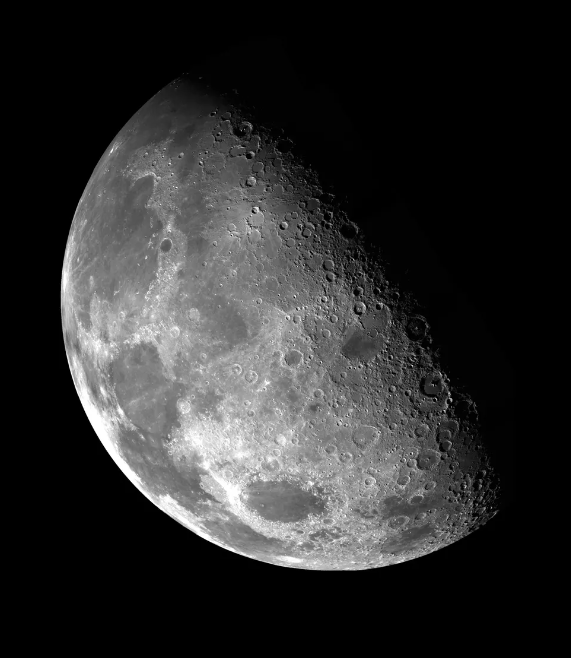
#> input picture uploads/moon.png, 571 x 658 px
$ python phat-trien-vung.py
#> lines starting #> are read from the running program, lines starting #| are printed output that depends on the picture; after the words box and inside, x2 and y2 are one past the last pixel; in counts of white or black regions, pixels touching at a corner belong together
import cv2
import numpy as np

def region_growing(image, seed):

#> called with seed = (100, 100)
    height, width = image.shape[:2]
#> height = 658; width = 571
    visited = np.zeros((height, width), dtype=np.uint8)
    threshold = 10  # Ngưỡng cho phép sự khác biệt của pixel

    # Lấy giá trị màu của điểm hạt giống
    seed_value = image[seed[1], seed[0]]
#> seed_value = 0

    # Khởi tạo hàng đợi
    queue = []
    queue.append(seed)

    # Phát triển vùng
    while len(queue) > 0:

        point = queue.pop(0)


        if visited[point[1], point[0]] == 1:
            continue

        if np.abs(int(image[point[1], point[0]]) - int(seed_value)) > threshold:
            continue

        visited[point[1], point[0]] = 1

        if point[0] > 0:
            queue.append((point[0] - 1, point[1]))
        if point[0] < width - 1:
            queue.append((point[0] + 1, point[1]))
        if point[1] > 0:
            queue.append((point[0], point[1] - 1))
        if point[1] < height - 1:
            queue.append((point[0], point[1] + 1))
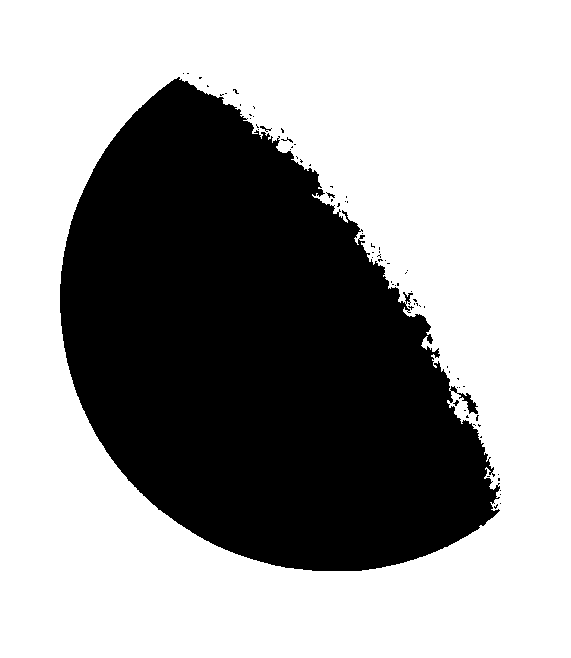
#> visited: shape (658, 571); values 0 (black) and 1 (white), 62.7% white; 74 black regions (70 under 20 px), largest, box (x1, y1, x2, y2) and area: (60, 77, 500, 571) 139940, (260, 126, 272, 132) 25, (326, 192, 335, 198) 22, (281, 137, 293, 143) 20
#> after the loop, queue = []

    # Trả về ảnh đã đánh dấu vùng phát triển
    marked_image = cv2.cvtColor(image, cv2.COLOR_GRAY2RGB)
    marked_image[visited == 1] = [0, 0, 255]  # Đánh dấu màu đỏ
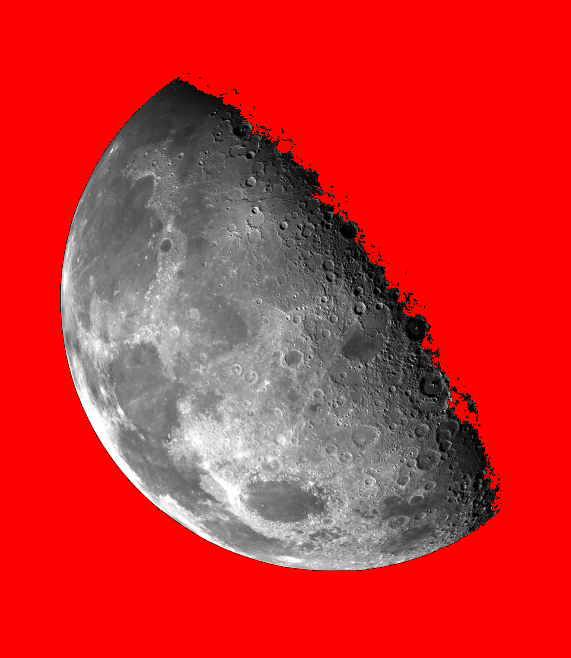
#> marked_image: shape (658, 571, 3); mean B, G, R 44.8, 44.8, 204.6

    return marked_image

image = cv2.imread('uploads/moon.png', 0)

# Chọn điểm hạt giống
seed_point = (100, 100)

# Áp dụng thuật toán phát triển vùng
result_image = region_growing(image, seed_point)

# Hiển thị kết quả
cv2.imshow('Original Image', image)
cv2.imshow('Result Image', result_image)
cv2.waitKey(0)
cv2.destroyAllWindows()

$ run again, with uploads/am7ucnbewr.png copied over uploads/moon.png
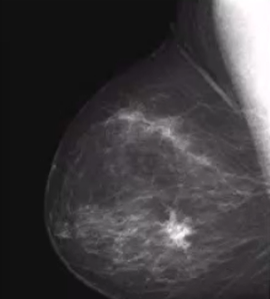
#> input picture uploads/am7ucnbewr.png, 270 x 299 px
#> seed_value = 34
#> after the loop in region_growing, `while len(queue) > 0:`:
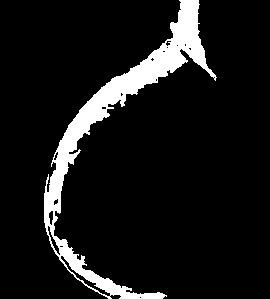
#> visited: shape (299, 270); values 0 (black) and 1 (white), 9.3% white; 1 white region, box (x1, y1, x2, y2) and area: (44, 0, 217, 299) 7474
#> after the loop in region_growing, `while len(queue) > 0:`: queue = []
#> in region_growing, `marked_image[visited == 1] = [0, 0, 255]`:
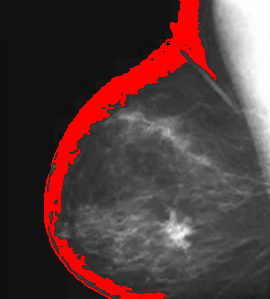
#> marked_image: shape (299, 270, 3); mean B, G, R 57.8, 57.8, 81.4
